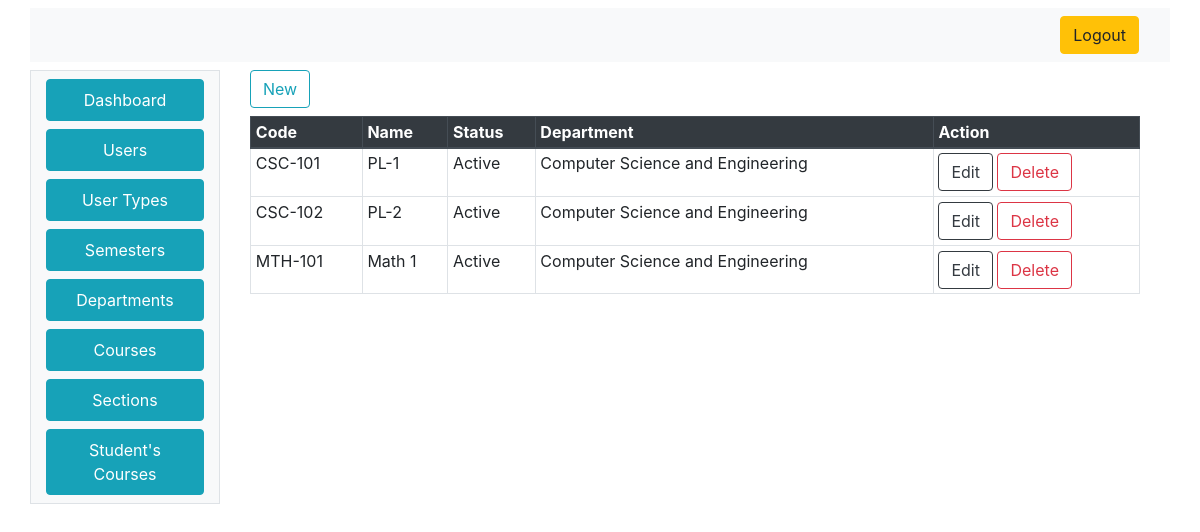
Screenshot of /admin/courses.php with the database file from the repository.
### tables this page shows
CREATE TABLE `courses` (
  `CourseID` int(11) NOT NULL,
  `CourseCode` varchar(50) NOT NULL,
  `CourseName` varchar(100) NOT NULL,
  `DepartmentID` int(11) NOT NULL,
  `Status` tinyint(1) NOT NULL
);

CREATE TABLE `department` (
  `DepartmentID` int(11) NOT NULL,
  `DepartmentName` varchar(250) NOT NULL
);

### index_model.php (called while the page is built, shortened)
<?php
class IndexModel
{
	public $con;
	public function IndexModel()
	{
		$this->host = "localhost:3306";
		$this->user = "root";
		$this->pass = "";
		$this->dbname = "ams";
		$this->con =  new mysqli($this->host, $this->user, $this->pass, $this->dbname);
	}
	public function getAllCoursesInfo()
	{
		$q = "SELECT *,DepartmentName,courses.DepartmentID FROM courses LEFT OUTER JOIN department on courses.DepartmentID = department.DepartmentID";
		$r = mysqli_query($this->con, $q);
		if ($r == false) {
			return 0;
		} else {
			return $r;
		}
	}
}

### admin/courses.php (the view, shortened to what this page needs)
<html>
<head>
  <link rel="stylesheet" href="css.css">
  <link rel="stylesheet" href="https://stackpath.bootstrapcdn.com/bootstrap/4.4.1/css/bootstrap.min.css">
</head>
<body>
  <div class="container mt-2">
    <div class="row">
      <div class="col-12 mb-2 bg-light">
        <nav class="navbar navbar-expand-lg navbar-light bg-light justify-content-end">
          <a class="btn btn-warning ml-2" href="../logout.php"><i class="fa fa-sign-out" aria-hidden="true"></i>
            Logout
          </a>
        </nav>
      </div>
      <div class="col-2 bg-light border">
        <nav class=" d-none d-md-block bg-light sidebar">
          <?php
          require_once('sidebar.php');
          ?>
        </nav>
      </div>
      <div class="col-10 bg-transparent">
        <div class="container-fluid container-responsive">
          <a href="new_course.php" class="btn btn-outline-info mb-2"> New</a>
          <div class="table-responsive">
            <table class="table  table-sm table-hover table-bordered">
              <thead class="thead-dark">
                <tr>
                  <th scope="col">Code</th>
                  <th scope="col">Name</th>
                  <th scope="col">Status</th>
                  <th scope="col">Department</th>
                  <th scope="col">Action</th>
                </tr>
              </thead>
              <tbody>
                <?php
                require_once('../index_model.php');
                $indObj = new IndexModel();
                $rs = $indObj->getAllCoursesInfo();
                while ($d = mysqli_fetch_assoc($rs)) {
                  echo $str = "<tr><td>" . $d["CourseCode"] . "</td><td>" . $d["CourseName"] . "</td>";
                  if ($d["Status"] == 1) {
                    echo $str = " <td>Active</td>";
                  } else {
                    echo $str = " <td>Deactivated</td>";
                  }
                  echo  $str = "<td>" . $d["DepartmentName"] . "</td><td>
                      <a href='edit_course.php?CourseID=" . $d["CourseID"] . "' class='btn btn-outline-dark'>Edit</a>
                      <a href='delete_course.php?CourseID=" . $d["CourseID"] . "' class='btn btn-outline-danger'>Delete</a>
                      </td></tr>";
                }
                ?>
              </tbody>
            </table>
          </div>
        </div>
      </div>
    </div>
  </div>
</body>
</html>

### rows the page displays
courses: CourseCode "CSC-101", CourseName "PL-1", Status "Active", DepartmentID.DepartmentName "Computer Science and Engineering"
courses: CourseCode "CSC-102", CourseName "PL-2", Status "Active", DepartmentID.DepartmentName "Computer Science and Engineering"
courses: CourseCode "MTH-101", CourseName "Math 1", Status "Active", DepartmentID.DepartmentName "Computer Science and Engineering"
